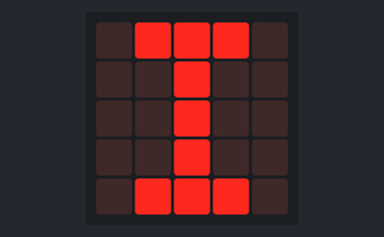
Bench run of a program on a simulated BBC micro:bit (MakeCode). Parts: the board's 5×5 LED display.

Above: at 0.2 s.
At 4.5 s:
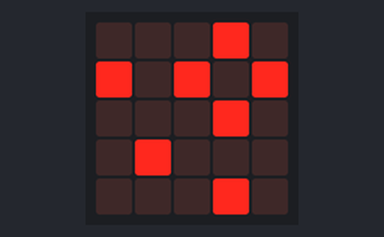
At 10.0 s:
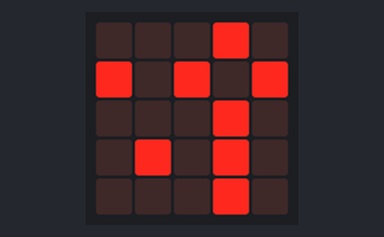
At 20.7 s:
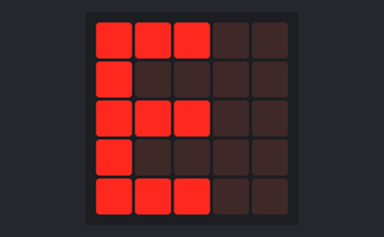
At 29.7 s:
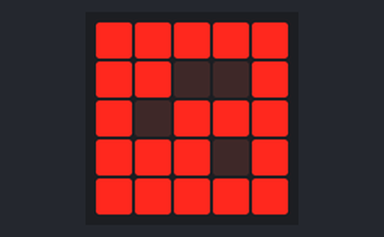
At 38.6 s:
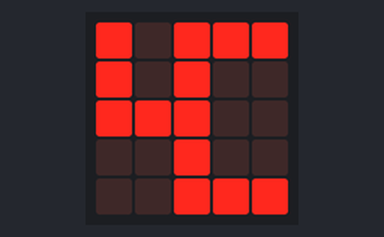

The program:

main.ts
```typescript
basic.pause(100)
basic.showLeds(`
    . # # # .
    . . # . .
    . . # . .
    . . # . .
    . # # # .
    `)
basic.pause(100)
basic.showLeds(`
    . # # # .
    # . . . #
    # . . . #
    # . . . #
    . # # # .
    `)
basic.pause(100)
basic.showLeds(`
    . # # # .
    # . . . #
    # . # . #
    # . . . #
    . # # # .
    `)
basic.pause(100)
basic.showLeds(`
    . # # # .
    # . . . #
    # . . . #
    # . . . #
    . # # # .
    `)
basic.pause(100)
basic.showLeds(`
    . # # # .
    # . . . #
    # . # . #
    # . . . #
    . # # # .
    `)
basic.pause(100)
basic.showLeds(`
    . . . . .
    . . . . .
    . . . . .
    . . . . .
    . . . . .
    `)
basic.pause(100)
basic.showLeds(`
    . # # . .
    # . . # .
    # # # # .
    # . . # .
    # . . # .
    `)
basic.showLeds(`
    . . . . .
    . . . . .
    . . . . .
    . . . . .
    . . . . .
    `)
basic.showLeds(`
    . # # . .
    # . . # .
    # # # # .
    # . . # .
    # . . # .
    `)
basic.pause(100)
for (let index = 0; index < 2; index++) {
    basic.showLeds(`
        . . . # .
        # . # . #
        . . . # .
        . # . . .
        . . . # .
        `)
    basic.pause(100)
    basic.showLeds(`
        . . . # .
        # . # . #
        . . . # .
        . # . # .
        . . . # .
        `)
    basic.pause(100)
    basic.showLeds(`
        . . . # .
        # . # . #
        . . # # .
        . # . . .
        . . . # .
        `)
    basic.pause(100)
    basic.showLeds(`
        . . . # .
        # # # . #
        . . . # .
        . # . . .
        . . . # .
        `)
    basic.pause(100)
    basic.showLeds(`
        . . . # .
        # . # . #
        . . # # .
        . # . . .
        . . . # .
        `)
    basic.pause(100)
    basic.showLeds(`
        . . . # .
        # . # . #
        . . . # .
        . # . # .
        . . . # .
        `)
    basic.pause(100)
}
basic.showLeds(`
    . . . . .
    . . . . .
    . . . . .
    . . . . .
    . . . . .
    `)
basic.pause(100)
basic.showLeds(`
    . # # . .
    # . . # .
    # # # # .
    # . . # .
    # . . # .
    `)
basic.showLeds(`
    . . . . .
    . . . . .
    . . . . .
    . . . . .
    . . . . .
    `)
basic.showLeds(`
    . # # # #
    . . . # .
    . . . # .
    # . . # .
    . # # . .
    `)
basic.pause(100)
for (let index = 0; index < 4; index++) {
    basic.showLeds(`
        . . . . .
        . . . . .
        . . . . .
        . . # . #
        . . # # #
        `)
    basic.showLeds(`
        # # . . .
        # # . . .
        # # . . .
        . . # . #
        . . # # #
        `)
    basic.showLeds(`
        # # . . .
        # # # . .
        # # . . .
        . . # . #
        . . # # #
        `)
    basic.showLeds(`
        # # . . .
        # # # . .
        # # . # .
        . . # . #
        . . # # #
        `)
    basic.showLeds(`
        # # . . .
        . # # . .
        # # . # .
        . . # # #
        . . # # #
        `)
}
basic.showLeds(`
    . . . . .
    . . . . .
    . . . . .
    . . . . .
    . . . . .
    `)
basic.showLeds(`
    # # # . .
    # . . . .
    # # # . .
    # . . . .
    # # # . .
    `)
basic.pause(100)
for (let index = 0; index < 2; index++) {
    basic.showLeds(`
        # # # # #
        # . . . #
        # . . . #
        # . . . #
        # # # # #
        `)
    basic.pause(100)
    basic.showLeds(`
        # # # # #
        # . . . #
        # . # . #
        # . . . #
        # # # # #
        `)
    basic.pause(100)
    basic.showLeds(`
        # # # # #
        # . . # #
        # . # . #
        # . . . #
        # # # # #
        `)
    basic.pause(100)
    basic.showLeds(`
        # # # # #
        # . . # #
        # . # . #
        # . . # #
        # # # # #
        `)
    basic.pause(100)
    basic.showLeds(`
        # # # # #
        # . . # #
        # . # . #
        # # . # #
        # # # # #
        `)
    basic.pause(100)
    basic.showLeds(`
        # # # # #
        # # . # #
        # . # . #
        # # . # #
        # # # # #
        `)
    basic.pause(100)
    basic.showLeds(`
        # # # # #
        # # . . #
        # . # # #
        # # . # #
        # # # # #
        `)
    basic.pause(100)
    basic.showLeds(`
        # # # # #
        # # . . #
        # . # # #
        # # # . #
        # # # # #
        `)
    basic.pause(100)
    basic.showLeds(`
        # # # # #
        # # . . #
        # # # # #
        # . # . #
        # # # # #
        `)
    basic.pause(100)
    basic.showLeds(`
        # # # # #
        # . # . #
        # # # # #
        # . # . #
        # # # # #
        `)
    basic.pause(100)
}
basic.showLeds(`
    . . . . .
    . . . . .
    . . . . .
    . . . . .
    . . . . .
    `)
basic.showLeds(`
    # # # # .
    # . . . .
    # # # # .
    . . . # .
    # # # # .
    `)
basic.pause(100)
for (let index = 0; index < 2; index++) {
    basic.showLeds(`
        # . # # #
        # . # # #
        # # # # #
        . . # # #
        . . # # #
        `)
    basic.pause(100)
    basic.showLeds(`
        # . # # #
        # . # . #
        # # # # #
        . . # # #
        . . # # #
        `)
    basic.pause(100)
    basic.showLeds(`
        # . # # #
        # . # . .
        # # # # #
        . . # # #
        . . # # #
        `)
    basic.pause(100)
    basic.showLeds(`
        # . # # #
        # . # . .
        # # # # .
        . . # # #
        . . # # #
        `)
    basic.pause(100)
    basic.showLeds(`
        # . # # #
        # . # . .
        # # # . .
        . . # # #
        . . # # #
        `)
    basic.pause(100)
    basic.showLeds(`
        # . # # #
        # . # . .
        # # # . .
        . . # . #
        . . # # #
        `)
    basic.pause(100)
    basic.showLeds(`
        # . # # #
        # . # . .
        # # # . .
        . . # . .
        . . # # #
        `)
    basic.pause(100)
}
basic.showLeds(`
    . . . . .
    . . . . .
    . . . . .
    . . . . .
    . . . . .
    `)
basic.showLeds(`
    . # # . .
    # . . # .
    # # # # .
    # . . # .
    # . . # .
    `)
basic.showLeds(`
    . . . . .
    . . . . .
    . . . . .
    . . . . .
    . . . . .
    `)
basic.showLeds(`
    . # # . .
    # . . # .
    # # # # .
    # . . # .
    # . . # .
    `)
basic.showLeds(`
    . . . # #
    # . # . #
    . # . # #
    # . # # .
    . . . # #
    `)
basic.pause(100)
for (let index = 0; index < 2; index++) {
    basic.showLeds(`
        # # # . #
        . . # . #
        . . # # #
        . # # . .
        # # # . .
        `)
    basic.pause(100)
    basic.showLeds(`
        # # # . #
        . . # . #
        . . # # #
        # # # . .
        # # # . .
        `)
    basic.pause(100)
    basic.showLeds(`
        # # # . #
        . . # . #
        # . # # #
        # # # . .
        # # # . .
        `)
    basic.pause(100)
    basic.showLeds(`
        # # # . #
        . . # . #
        # # # # #
        # # # . .
        # # # . .
        `)
    basic.pause(100)
    basic.showLeds(`
        # # # . #
        . # # . #
        # # # # #
        # # # . .
        # # # . .
        `)
    basic.pause(100)
    basic.showLeds(`
        # # # . #
        # # # . #
        # # # # #
        # # # . .
        # # # . .
        `)
    basic.pause(100)
}
basic.showLeds(`
    . . . . .
    . . . . .
    . . . . .
    . . . . .
    . . . . .
    `)
basic.showLeds(`
    # # # . .
    # . . . .
    # # # . .
    # . . . .
    # # # . .
    `)
basic.showLeds(`
    . . . . .
    . . . . .
    . . . . .
    . . . . .
    . . . . .
    `)
basic.showLeds(`
    . . . # #
    . . . . #
    # . # # #
    . # . # .
    # . # # #
    `)
basic.pause(100)
for (let index = 0; index < 2; index++) {
    basic.showLeds(`
        # # # # #
        # . . . #
        # . . . #
        # . . . #
        # # # # #
        `)
    basic.pause(100)
    basic.showLeds(`
        # # # # #
        # . . . #
        # . # . #
        # . . . #
        # # # # #
        `)
    basic.pause(100)
    basic.showLeds(`
        # # # # #
        # . # . #
        # . # . #
        # . . . #
        # # # # #
        `)
    basic.pause(100)
    basic.showLeds(`
        # # # # #
        # . # . #
        # . # # #
        # . . . #
        # # # # #
        `)
    basic.pause(100)
    basic.showLeds(`
        # # # # #
        # . # . #
        # . # # #
        # . # . #
        # # # # #
        `)
    basic.pause(100)
    basic.showLeds(`
        # # # # #
        # . # . #
        # # # # #
        # . # . #
        # # # # #
        `)
    basic.pause(100)
    basic.showLeds(`
        # # # # #
        # . . # #
        # # # # #
        # . # . #
        # # # # #
        `)
    basic.pause(100)
    basic.showLeds(`
        # # # # #
        # . . # #
        # # # . #
        # . # # #
        # # # # #
        `)
    basic.pause(100)
    basic.showLeds(`
        # # # # #
        # . . # #
        # # # . #
        # # . # #
        # # # # #
        `)
    basic.pause(100)
    basic.showLeds(`
        # # # # #
        # # . # #
        # . # . #
        # # . # #
        # # # # #
        `)
    basic.pause(100)
}
basic.showLeds(`
    . . . . .
    . . . . .
    . . . . .
    . . . . .
    . . . . .
    `)
basic.showLeds(`
    # # # # .
    # . . . .
    # # # # .
    . . . # .
    # # # # .
    `)
basic.showLeds(`
    . . . . .
    . . . . .
    . . . . .
    . . . . .
    . . . . .
    `)
basic.showLeds(`
    . . . # #
    . . . . #
    # . # # #
    . # . # .
    # . # # #
    `)
for (let index = 0; index < 2; index++) {
    basic.showLeds(`
        # . # # #
        # . # # #
        # # # # #
        . . # # #
        . . # # #
        `)
    basic.pause(100)
    basic.showLeds(`
        # . # # #
        # . # . #
        # # # # #
        . . # # #
        . . # # #
        `)
    basic.pause(100)
    basic.showLeds(`
        # . # # #
        # . # . .
        # # # # #
        . . # # #
        . . # # #
        `)
    basic.pause(100)
    basic.showLeds(`
        # . # # #
        # . # . .
        # # # # .
        . . # # #
        . . # # #
        `)
    basic.pause(100)
    basic.showLeds(`
        # . # # #
        # . # . .
        # # # . .
        . . # # #
        . . # # #
        `)
    basic.pause(100)
    basic.showLeds(`
        # . # # #
        # . # . .
        # # # . .
        . . # . #
        . . # # #
        `)
    basic.pause(100)
    basic.showLeds(`
        # . # # #
        # . # . .
        # # # . .
        . . # . .
        . . # # #
        `)
    basic.pause(100)
}
basic.forever(function () {

})
```

test.ts
```typescript
// aquí va el archivo "tests"; esto no se compilará cuando este paquete se utilice como una extensión.
```

Measured:
- what the display in image 0 shows lasts 0.5 s, from 0.1 s to 0.6 s
